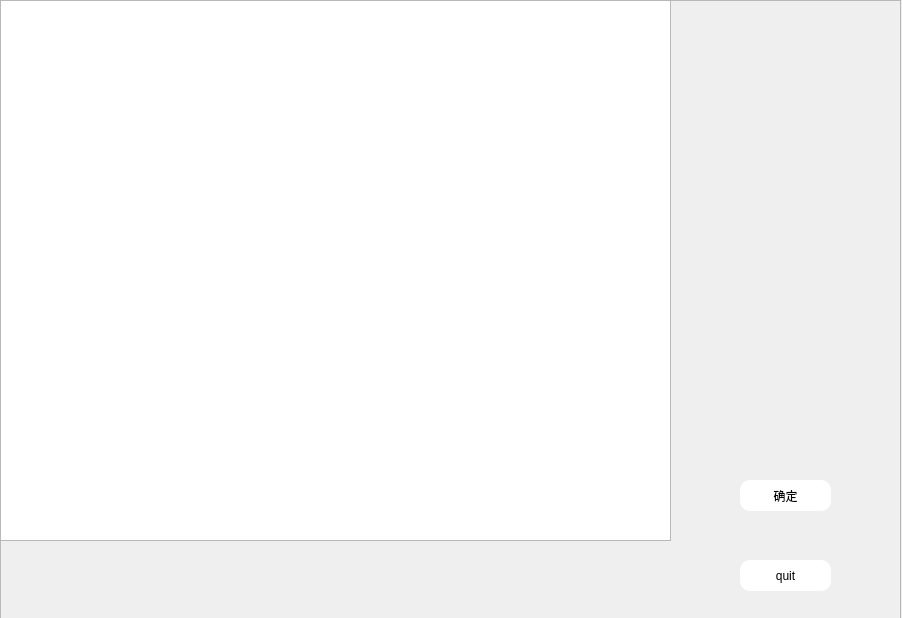
<?xml version="1.0" encoding="UTF-8"?>
<ui version="4.0">
 <class>disease</class>
 <widget class="QWidget" name="disease">
  <property name="geometry">
   <rect>
    <x>0</x>
    <y>0</y>
    <width>902</width>
    <height>618</height>
   </rect>
  </property>
  <property name="windowTitle">
   <string>Form</string>
  </property>
  <property name="styleSheet">
   <string notr="true">#disease{border-image: url(:/new/prefix1/back/蓝色渐变.jpg);}</string>
  </property>
  <widget class="QFrame" name="frame">
   <property name="geometry">
    <rect>
     <x>0</x>
     <y>0</y>
     <width>901</width>
     <height>631</height>
    </rect>
   </property>
   <property name="styleSheet">
    <string notr="true">#frame{border-image: url(:/new/prefix1/back/蓝色渐变.jpg);}</string>
   </property>
   <property name="frameShape">
    <enum>QFrame::StyledPanel</enum>
   </property>
   <property name="frameShadow">
    <enum>QFrame::Raised</enum>
   </property>
   <widget class="QTableWidget" name="tableWidget">
    <property name="geometry">
     <rect>
      <x>0</x>
      <y>0</y>
      <width>671</width>
      <height>541</height>
     </rect>
    </property>
   </widget>
   <widget class="QPushButton" name="pushButton_2">
    <property name="geometry">
     <rect>
      <x>740</x>
      <y>480</y>
      <width>91</width>
      <height>31</height>
     </rect>
    </property>
    <property name="styleSheet">
     <string notr="true">#pushButton_2{border-radius:10px;}
#pushButton_2{background-color: rgb(255, 255, 255);}
</string>
    </property>
    <property name="text">
     <string>确定</string>
    </property>
   </widget>
   <widget class="QPushButton" name="pushButton">
    <property name="geometry">
     <rect>
      <x>740</x>
      <y>560</y>
      <width>91</width>
      <height>31</height>
     </rect>
    </property>
    <property name="styleSheet">
     <string notr="true">#pushButton{border-radius:10px;}
#pushButton{background-color: rgb(255, 255, 255);}
</string>
    </property>
    <property name="text">
     <string>quit</string>
    </property>
   </widget>
  </widget>
 </widget>
 <resources/>
 <connections>
  <connection>
   <sender>pushButton</sender>
   <signal>clicked()</signal>
   <receiver>disease</receiver>
   <slot>close()</slot>
   <hints>
    <hint type="sourcelabel">
     <x>514</x>
     <y>462</y>
    </hint>
    <hint type="destinationlabel">
     <x>299</x>
     <y>249</y>
    </hint>
   </hints>
  </connection>
 </connections>
</ui>
